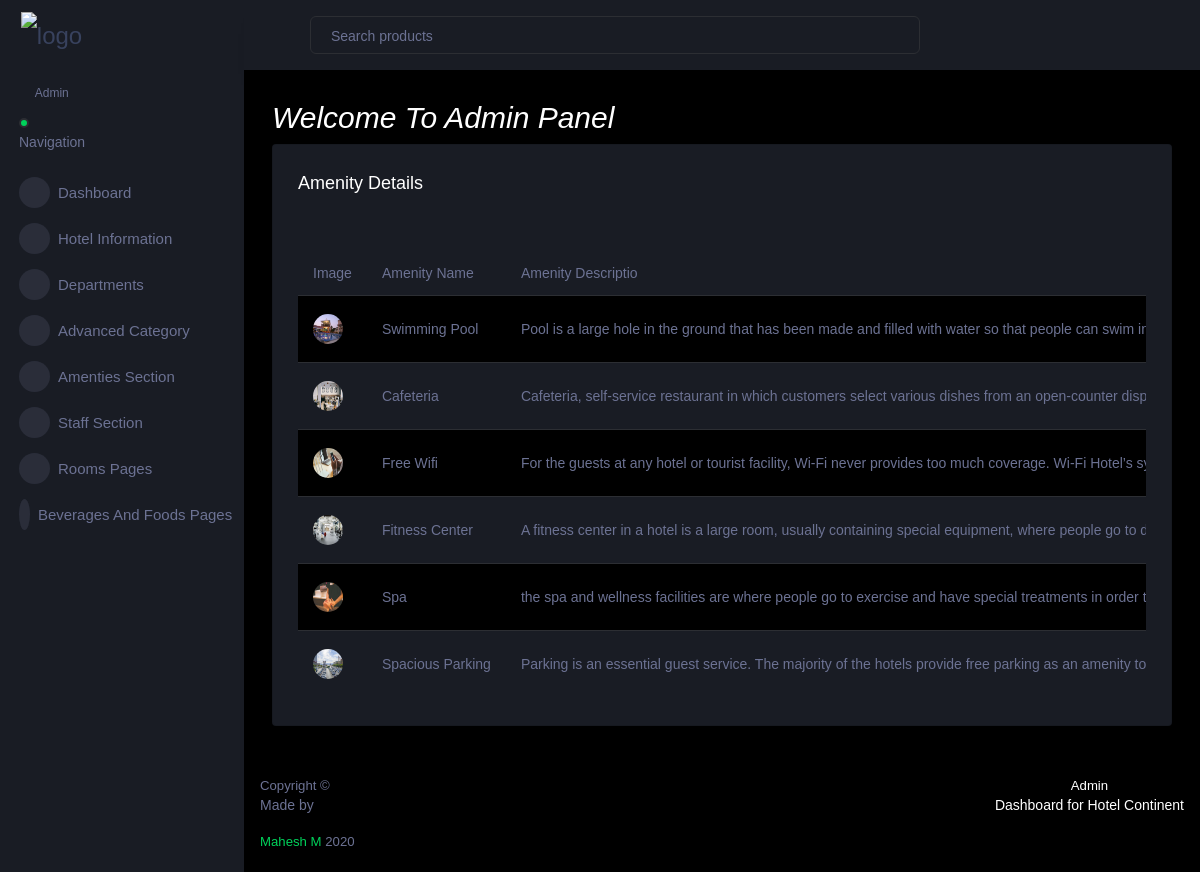
The page /Hotel_ad/Disp_amenity/ on the database its author committed.
### Hotel_admin/models.py (models this page shows)
class Amenities(models.Model):
    Amenities_name=models.CharField(max_length=900,null=True,blank=True)
    Amenities_des=models.CharField(max_length=500,null=True,blank=True)
    Amenities_des=models.CharField(max_length=1500,null=True,blank=True)
    Amenities_image=models.ImageField(upload_to="Amenties",null=True,blank=True)

### Hotel_admin/views.py (the view)
# urls.py: path('Disp_amenity/',views.Disp_amenity,name="Disp_amenity"),
def Disp_amenity(req):
    x=Amenities.objects.all()
    return render(req,"Display Amenity.html",{'x':x})

### Hotel_admin/templates/Display Amenity.html (shortened to what this page needs)
<!DOCTYPE html>
{% extends 'Index_pg.html' %}
{% block content %}
<html lang="en">
<head>
</head>
<body>
<div class="card">
                  <div class="card-body">
                    <h4 class="card-title">Amenity Details</h4>
                    <p class="card-description"><code></code>
                    </p>
                    <div class="table-responsive">
                      <table class="table table-striped">
                        <thead>
                          <tr>
                            <th> Image</th>
                            <th> Amenity Name </th>
                            <th> Amenity Descriptio </th>
                          </tr>
                        </thead>
                        <tbody>
                        {% for i in x %}
                          <tr>
                            <td class="py-1">
                              <img class="im" src="{{i.Amenities_image.url}}" alt="image" width="200px" height="200px">
                            </td>
                            <td> {{i.Amenities_name}} </td>
                            <td> {{i.Amenities_des}} </td>
                          </tr>
                        {% endfor %}
                        </tbody>
                      </table>
                    </div>
                  </div>
                </div>
</body>
</html>
{% endblock %}

### Hotel_admin/templates/Index_pg.html (shortened to what this page needs)
<!DOCTYPE html>
{% load static %}
<html lang="en">
  <head>
    <link rel="stylesheet" href="{% static 'assets/vendors/mdi/css/materialdesignicons.min.css' %}">
    <link rel="stylesheet" href="{% static 'assets/vendors/css/vendor.bundle.base.css' %}">
    <link rel="stylesheet" href="{% static 'assets/vendors/jvectormap/jquery-jvectormap.css' %}">
    <link rel="stylesheet" href="{% static 'assets/vendors/flag-icon-css/css/flag-icon.min.css' %}">
    <link rel="stylesheet" href="{% static 'assets/vendors/owl-carousel-2/owl.carousel.min.css' %}">
    <link rel="stylesheet" href="{% static 'assets/vendors/owl-carousel-2/owl.theme.default.min.css' %}">
    <link rel="stylesheet" href="{% static 'assets/css/style.css' %}">
  </head>
  <body>
    <div class="container-scroller">
      <nav class="sidebar sidebar-offcanvas" id="sidebar">
        <div class="sidebar-brand-wrapper d-none d-lg-flex align-items-center justify-content-center fixed-top">
          <a class="sidebar-brand brand-logo" href="{% url 'Index_page' %}"><img src="{% static 'assets/images/continent hotel.png' %}" alt="logo" height="250px" width="400px" /></a>
        </div>
        <ul class="nav">
          <li class="nav-item profile">
            <div class="profile-desc">
              <div class="profile-pic">
                <div class="count-indicator">
                  <span class="count bg-success"></span>
                </div>
                <div class="profile-name">
                  <span>Admin</span>
                </div>
              </div>
              <a href="#" id="profile-dropdown" data-toggle="dropdown"><i class="mdi mdi-dots-vertical"></i></a>
            </div>
          </li>
          <li class="nav-item nav-category">
            <span class="nav-link">Navigation</span>
          </li>
          <li class="nav-item menu-items">
            <a class="nav-link" href="{% url 'Index_page' %}">
              <span class="menu-icon">
                <i class="mdi mdi-speedometer"></i>
              </span>
              <span class="menu-title">Dashboard</span>
            </a>
          </li>
          <li class="nav-item menu-items">
            <a class="nav-link" data-toggle="collapse" href="#ui-basic" aria-expanded="false" aria-controls="ui-basic">
              <span class="menu-icon">
                <i class="mdi mdi-laptop"></i>
              </span>
              <span class="menu-title">Hotel Information</span>
              <i class="menu-arrow"></i>
            </a>
          </li>
          <li class="nav-item menu-items">
            <a class="nav-link" data-toggle="collapse" href="#ui-basic" aria-expanded="false" aria-controls="ui-basic">
              <span class="menu-icon">
                <i class="mdi mdi-laptop"></i>
              </span>
              <span class="menu-title">Departments</span>
              <i class="menu-arrow"></i>
            </a>
          </li>
           <li class="nav-item menu-items">
            <a class="nav-link" data-toggle="collapse" href="#ui-basic" aria-expanded="false" aria-controls="ui-basic">
              <span class="menu-icon">
                <i class="mdi mdi-laptop"></i>
              </span>
              <span class="menu-title">Advanced Category</span>
              <i class="menu-arrow"></i>
            </a>
          </li>
          <li class="nav-item menu-items">
            <a class="nav-link" data-toggle="collapse" href="#ui-basic" aria-expanded="false" aria-controls="ui-basic">
              <span class="menu-icon">
                <i class="mdi mdi-laptop"></i>
              </span>
              <span class="menu-title">Amenties Section</span>
              <i class="menu-arrow"></i>
            </a>
          </li>
          <li class="nav-item menu-items">
            <a class="nav-link" data-toggle="collapse" href="#ui-basic" aria-expanded="false" aria-controls="ui-basic">
              <span class="menu-icon">
                <i class="mdi mdi-laptop"></i>
              </span>
              <span class="menu-title">Staff Section</span>
              <i class="menu-arrow"></i>
            </a>
          </li>
          <li class="nav-item menu-items">
            <a class="nav-link collapsed" data-toggle="collapse" href="#auth" aria-expanded="false" aria-controls="auth">
              <span class="menu-icon">
                <i class="mdi mdi-security"></i>
              </span>
              <span class="menu-title">Rooms Pages</span>
              <i class="menu-arrow"></i>
            </a>
          </li>
          <li class="nav-item menu-items">
            <a class="nav-link collapsed" data-toggle="collapse" href="#auth" aria-expanded="false" aria-controls="auth">
              <span class="menu-icon">
                <i class="mdi mdi-security"></i>
              </span>
              <span class="menu-title">Beverages And Foods Pages</span>
              <i class="menu-arrow"></i>
            </a>
          </li>
        </ul>
      </nav>
      <div class="container-fluid page-body-wrapper">
        <nav class="navbar p-0 fixed-top d-flex flex-row">
          <div class="navbar-menu-wrapper flex-grow d-flex align-items-stretch">
            <button class="navbar-toggler navbar-toggler align-self-center" type="button" data-toggle="minimize">
              <span class="mdi mdi-menu"></span>
            </button>
            <ul class="navbar-nav w-100">
              <li class="nav-item w-100">
                <form class="nav-link mt-2 mt-md-0 d-none d-lg-flex search">
                  <input type="text" class="form-control" placeholder="Search products">
                </form>
              </li>
            </ul>
            <ul class="navbar-nav navbar-nav-right">
              <li class="nav-item dropdown">
                <a class="nav-link" id="profileDropdown" href="#" data-toggle="dropdown">
                  <div class="navbar-profile">
                    <i class="mdi mdi-menu-down d-none d-sm-block"></i>
                  </div>
                </a>
              </li>
            </ul>
          </div>
        </nav>
        <div class="main-panel">
          <div class="content-wrapper">
            <i><h2>Welcome To Admin Panel </h2></i>
            {% block content %}{% endblock %}
          </div>
          <footer class="footer">
            <div class="d-sm-flex justify-content-center justify-content-sm-between">
              <span class="text-muted d-block text-center text-sm-left d-sm-inline-block">Copyright © <p>Made by</p> <a href="">Mahesh M</a> 2020</span>
              <span class="float-none float-sm-right d-block mt-1 mt-sm-0 text-center"> Admin <p>Dashboard for Hotel Continent</p></span>
            </div>
          </footer>
        </div>
      </div>
    </div>
  </body>
</html>

### Hotel_admin/templates/Display Amenity.html (style rules this page uses)
.im { width: 200px; height: 200px; margin: 0 auto; }

### rows shown on the page
Amenities: Amenities_image (picture), Amenities_name "Swimming Pool", Amenities_des "Pool is a large hole in the ground that has been made and filled with water so that people can swim…"
Amenities: Amenities_image (picture), Amenities_name "Cafeteria", Amenities_des "Cafeteria, self-service restaurant in which customers select various dishes from an open-counter…"
Amenities: Amenities_image (picture), Amenities_name "Free Wifi", Amenities_des "For the guests at any hotel or tourist facility, Wi-Fi never provides too much coverage. Wi-Fi Hotel’s…"
Amenities: Amenities_image (picture), Amenities_name "Fitness Center", Amenities_des "A fitness center in a hotel is a large room, usually containing special equipment, where people go to…"
Amenities: Amenities_image (picture), Amenities_name "Spa", Amenities_des "the spa and wellness facilities are where people go to exercise and have special treatments in order…"
Amenities: Amenities_image (picture), Amenities_name "Spacious Parking", Amenities_des "Parking is an essential guest service. The majority of the hotels provide free parking as an amenity to…"
